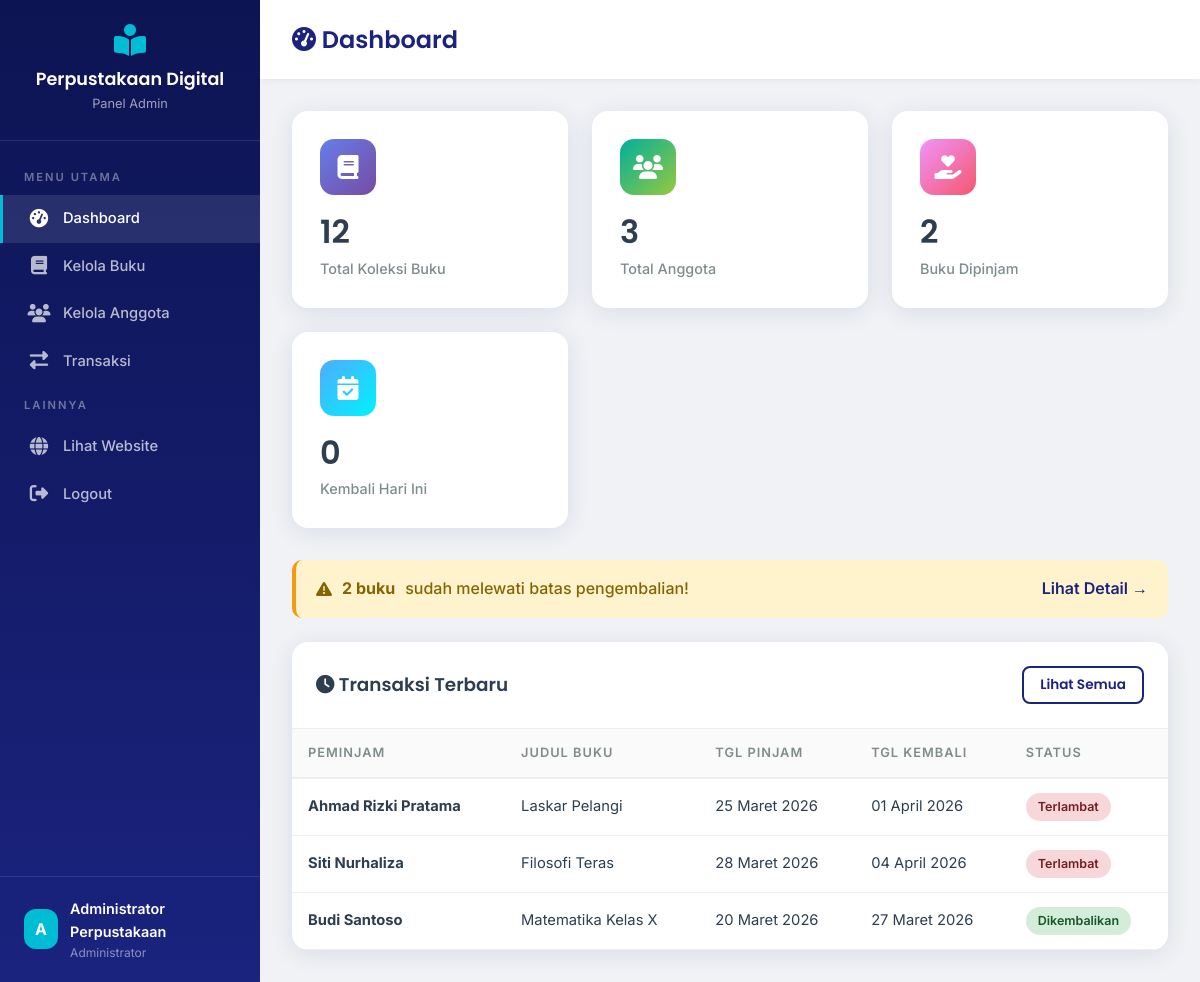
Page /admin/dashboard.php (signed in) on the committed database.
### tables this page shows
CREATE TABLE IF NOT EXISTS peminjaman (
    id INT AUTO_INCREMENT PRIMARY KEY,
    id_user INT NOT NULL,
    id_buku INT NOT NULL,
    tgl_pinjam DATE NOT NULL,
    tgl_kembali DATE NOT NULL,
    tgl_dikembalikan DATE DEFAULT NULL,
    status ENUM('dipinjam', 'dikembalikan', 'terlambat') NOT NULL DEFAULT 'dipinjam',
    denda DECIMAL(10,2) DEFAULT 0.00,
    catatan TEXT DEFAULT NULL,
    created_at TIMESTAMP DEFAULT CURRENT_TIMESTAMP,
    updated_at TIMESTAMP DEFAULT CURRENT_TIMESTAMP ON UPDATE CURRENT_TIMESTAMP,
    FOREIGN KEY (id_user) REFERENCES users(id) ON DELETE CASCADE,
    FOREIGN KEY (id_buku) REFERENCES buku(id) ON DELETE CASCADE
);

CREATE TABLE IF NOT EXISTS users (
    id INT AUTO_INCREMENT PRIMARY KEY,
    username VARCHAR(50) NOT NULL UNIQUE,
    password VARCHAR(255) NOT NULL,
    nama_lengkap VARCHAR(100) NOT NULL,
    role ENUM('admin', 'siswa') NOT NULL DEFAULT 'siswa',
    kelas VARCHAR(20) DEFAULT NULL,
    no_telepon VARCHAR(15) DEFAULT NULL,
    alamat TEXT DEFAULT NULL,
    foto VARCHAR(255) DEFAULT NULL,
    created_at TIMESTAMP DEFAULT CURRENT_TIMESTAMP,
    updated_at TIMESTAMP DEFAULT CURRENT_TIMESTAMP ON UPDATE CURRENT_TIMESTAMP
);

CREATE TABLE IF NOT EXISTS buku (
    id INT AUTO_INCREMENT PRIMARY KEY,
    judul VARCHAR(200) NOT NULL,
    pengarang VARCHAR(100) NOT NULL,
    penerbit VARCHAR(100) DEFAULT NULL,
    tahun_terbit YEAR DEFAULT NULL,
    isbn VARCHAR(20) DEFAULT NULL,
    kategori VARCHAR(50) DEFAULT NULL,
    stok INT NOT NULL DEFAULT 0,
    cover VARCHAR(255) DEFAULT NULL,
    deskripsi TEXT DEFAULT NULL,
    created_at TIMESTAMP DEFAULT CURRENT_TIMESTAMP,
    updated_at TIMESTAMP DEFAULT CURRENT_TIMESTAMP ON UPDATE CURRENT_TIMESTAMP
);

### config/database.php (called while the page is built, shortened)
<?php
$base_url = '/web_perpus_sekolah';
function formatTanggal($tanggal)
{
    $bulan = [
        1 => 'Januari',
        'Februari',
        'Maret',
        'April',
        'Mei',
        'Juni',
        'Juli',
        'Agustus',
        'September',
        'Oktober',
        'November',
        'Desember'
    ];
    $date = new DateTime($tanggal);
    return $date->format('d') . ' ' . $bulan[(int) $date->format('m')] . ' ' . $date->format('Y');
}
?>

### admin/dashboard.php (the view, shortened to what this page needs)
<?php
require_once '../config/database.php';
$totalBuku = $conn->query("SELECT COUNT(*) as t FROM buku")->fetch_assoc()['t'];
$totalAnggota = $conn->query("SELECT COUNT(*) as t FROM users WHERE role='siswa'")->fetch_assoc()['t'];
$bukuDipinjam = $conn->query("SELECT COUNT(*) as t FROM peminjaman WHERE status='dipinjam'")->fetch_assoc()['t'];
$kembaliHariIni = $conn->query("SELECT COUNT(*) as t FROM peminjaman WHERE tgl_dikembalikan = CURDATE()")->fetch_assoc()['t'];
$recentTrans = $conn->query("SELECT p.*, u.nama_lengkap, b.judul FROM peminjaman p
    JOIN users u ON p.id_user = u.id
    JOIN buku b ON p.id_buku = b.id
    ORDER BY p.created_at DESC LIMIT 10");
$overdue = $conn->query("SELECT COUNT(*) as t FROM peminjaman WHERE status='dipinjam' AND tgl_kembali < CURDATE()")->fetch_assoc()['t'];
?>
<!DOCTYPE html>
<html lang="id">
<head>
    <link rel="stylesheet" href="<?= $base_url ?>/assets/css/style.css">
    <link rel="stylesheet" href="https://cdnjs.cloudflare.com/ajax/libs/font-awesome/6.5.0/css/all.min.css">
</head>
<body>
<div class="dashboard-layout">
    <aside class="sidebar">
        <div class="sidebar-header">
            <i class="fas fa-book-open-reader" style="font-size:2rem;color:var(--accent);"></i>
            <h3><?= APP_NAME ?></h3>
            <small>Panel Admin</small>
        </div>
        <nav class="sidebar-menu">
            <div class="menu-label">Menu Utama</div>
            <a href="dashboard.php" class="active"><i class="fas fa-tachometer-alt"></i> Dashboard</a>
            <a href="buku.php"><i class="fas fa-book"></i> Kelola Buku</a>
            <a href="anggota.php"><i class="fas fa-users"></i> Kelola Anggota</a>
            <a href="transaksi.php"><i class="fas fa-exchange-alt"></i> Transaksi</a>
            <div class="menu-label">Lainnya</div>
            <a href="<?= $base_url ?>/" target="_blank"><i class="fas fa-globe"></i> Lihat Website</a>
            <a href="<?= $base_url ?>/logout.php"><i class="fas fa-sign-out-alt"></i> Logout</a>
        </nav>
        <div class="sidebar-footer">
            <div class="user-info">
                <div class="user-avatar"><?= strtoupper(substr($_SESSION['nama_lengkap'], 0, 1)) ?></div>
                <div>
                    <div class="user-name"><?= htmlspecialchars($_SESSION['nama_lengkap']) ?></div>
                    <div class="user-role">Administrator</div>
                </div>
            </div>
        </div>
    </aside>
    <main class="main-content">
        <div class="content-header">
            <div>
                <h1><i class="fas fa-tachometer-alt"></i> Dashboard</h1>
            </div>
        </div>
        <div class="content-body">
            <div class="dashboard-stats">
                <div class="dash-card animate-fade-up">
                    <div class="dash-icon bg-blue"><i class="fas fa-book"></i></div>
                    <h3><?= $totalBuku ?></h3>
                    <p>Total Koleksi Buku</p>
                </div>
                <div class="dash-card animate-fade-up delay-1">
                    <div class="dash-icon bg-teal"><i class="fas fa-users"></i></div>
                    <h3><?= $totalAnggota ?></h3>
                    <p>Total Anggota</p>
                </div>
                <div class="dash-card animate-fade-up delay-2">
                    <div class="dash-icon bg-orange"><i class="fas fa-hand-holding-heart"></i></div>
                    <h3><?= $bukuDipinjam ?></h3>
                    <p>Buku Dipinjam</p>
                </div>
                <div class="dash-card animate-fade-up delay-3">
                    <div class="dash-icon bg-green"><i class="fas fa-calendar-check"></i></div>
                    <h3><?= $kembaliHariIni ?></h3>
                    <p>Kembali Hari Ini</p>
                </div>
            </div>
            <?php if ($overdue > 0): ?>
            <div class="alert alert-warning">
                <i class="fas fa-exclamation-triangle"></i>
                <strong><?= $overdue ?> buku</strong> sudah melewati batas pengembalian!
                <a href="transaksi.php" style="margin-left:auto;font-weight:600;">Lihat Detail →</a>
            </div>
            <?php endif; ?>
            <div class="table-container">
                <div class="table-header">
                    <h3><i class="fas fa-clock"></i> Transaksi Terbaru</h3>
                    <a href="transaksi.php" class="btn btn-sm btn-outline">Lihat Semua</a>
                </div>
                <table class="data-table">
                    <thead>
                        <tr>
                            <th>Peminjam</th>
                            <th>Judul Buku</th>
                            <th>Tgl Pinjam</th>
                            <th>Tgl Kembali</th>
                            <th>Status</th>
                        </tr>
                    </thead>
                    <tbody>
                        <?php if ($recentTrans->num_rows > 0): ?>
                        <?php while ($t = $recentTrans->fetch_assoc()): ?>
                        <tr>
                            <td><strong><?= htmlspecialchars($t['nama_lengkap']) ?></strong></td>
                            <td><?= htmlspecialchars($t['judul']) ?></td>
                            <td><?= formatTanggal($t['tgl_pinjam']) ?></td>
                            <td><?= formatTanggal($t['tgl_kembali']) ?></td>
                            <td>
                                <?php if ($t['status'] == 'dipinjam'): ?>
                                    <?php if (strtotime($t['tgl_kembali']) < time()): ?>
                                        <span class="badge badge-danger">Terlambat</span>
                                    <?php else: ?>
                                        <span class="badge badge-warning">Dipinjam</span>
                                    <?php endif; ?>
                                <?php else: ?>
                                    <span class="badge badge-success">Dikembalikan</span>
                                <?php endif; ?>
                            </td>
                        </tr>
                        <?php endwhile; ?>
                        <?php else: ?>
                        <tr><td colspan="5" class="empty-state">Belum ada transaksi</td></tr>
                        <?php endif; ?>
                    </tbody>
                </table>
            </div>
        </div>
    </main>
</div>
</body>
</html>

### rows in the picture
peminjaman: id_user.nama_lengkap "Ahmad Rizki Pratama", id_buku.judul "Laskar Pelangi", tgl_pinjam "25 Maret 2026", tgl_kembali "01 April 2026", status "Terlambat"
peminjaman: id_user.nama_lengkap "Siti Nurhaliza", id_buku.judul "Filosofi Teras", tgl_pinjam "28 Maret 2026", tgl_kembali "04 April 2026", status "Terlambat"
peminjaman: id_user.nama_lengkap "Budi Santoso", id_buku.judul "Matematika Kelas X", tgl_pinjam "20 Maret 2026", tgl_kembali "27 Maret 2026", status "Dikembalikan"

### other values in the picture
APP_NAME "Perpustakaan Digital"
substr($_SESSION['nama_lengkap'], 0, 1) "A"
$_SESSION['nama_lengkap'] "Administrator Perpustakaan"
$totalBuku "12"
$totalAnggota "3"
$bukuDipinjam "2"
$kembaliHariIni "0"
$overdue "2"
